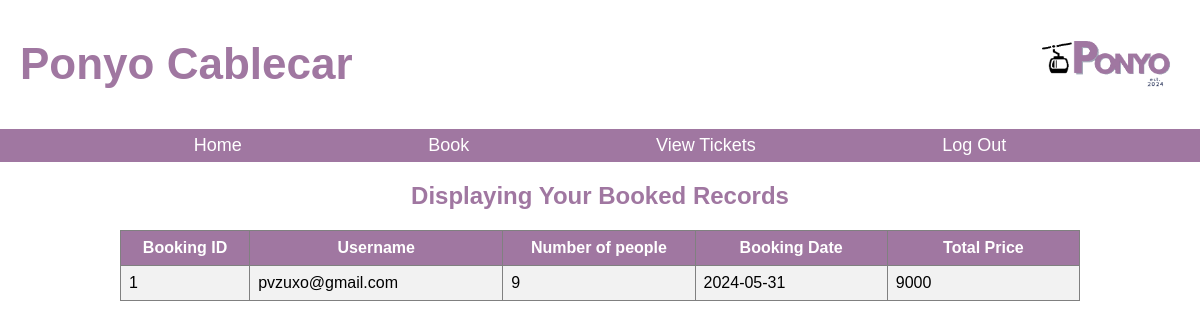
The page /viewtickets.php (signed in) on the database its author committed.
### tables this page shows
CREATE TABLE `ticketpage` (
  `booking_id` int(11) NOT NULL,
  `username` varchar(45) NOT NULL,
  `num_people` int(11) NOT NULL,
  `booking_date` date NOT NULL,
  `total_price` decimal(10,2) NOT NULL
);

### viewtickets.php (the view, shortened to what this page needs)
<?php
include("connection.php");
if(isset($_SESSION['user_name'])) {
    $username = $_SESSION['user_name'];
    $query = "SELECT * FROM TICKETPAGE WHERE username = '$username'";
    $data = mysqli_query($conn, $query);
    $total = mysqli_num_rows($data);
    if ($total != 0) {
        ?>
        <!DOCTYPE html>
        <html>
        <head>
            <link rel="stylesheet" href="styles55.css">
        </head>
        <body>
     <header>
        <h1>Ponyo Cablecar</h1>
        <img src="logoo.png" alt="Cable Car Logo" height="50" width="140">
    </header>
    <nav>
        <a href="homepage.php">Home</a>
        <a href="ticketpage.php">Book</a>
        <a href="viewtickets.php">View Tickets</a>
        <a href="logout.php"> Log Out</a>
    </nav>
            <h2 align="center">Displaying Your Booked Records</h2>
            <center>
                <table border="1" cellspacing="7" width="75%">
                    <tr>
                        <th width="5%">Booking ID</th>
                        <th width="10%">Username</th>
                        <th width="10%">Number of people</th>
                        <th width="10%">Booking Date</th>
                        <th width="10%">Total Price</th>
                    </tr>
                    <?php
                    while ($result = mysqli_fetch_assoc($data)) {
                        $total_price = $result['num_people'] * 1000;
                        echo "<tr>
                                <td>" . $result['booking_id'] . "</td>
                                <td>" . $result['username'] . "</td>
                                <td>" . $result['num_people'] . "</td>
                                <td>" . $result['booking_date'] . "</td>
                                <td>" . $total_price . "</td>
                            </tr>";
                    }
                    ?>
                </table>
            </center>
        <?php
    } else {
        echo "No records found for your account.";
    }
} else {
    echo "Please log in to view your booked records.";
}
?>
</body>
</html>

### styles55.css (style rules this page uses)
body { font-family: Arial, sans-serif; margin: 0; padding: 0; background-color: white; }
table { background: white; }
header { background-color: #fff; color: rgb(160, 119, 161); padding: 10px 20px; display: flex; justify-content: space-between; align-items: center; font-size: 22px; }
nav { background-color: rgb(160, 119, 161); color:#fff; list-style: none; justify-content:space-evenly; display: flex; padding: 6px 7px; font-size: 18px; }
nav a { color:#fff; text-decoration: none; }
h2 { color:rgb(160, 119, 161); background-color: white; }
table { border-collapse: collapse; width: 80%; }
th { background-color: rgb(160, 119, 161); color: white; padding: 8px; }
tr:nth-child(even) { background-color: #f2f2f2; }
td { padding: 8px; }

### rows shown on the page
ticketpage: booking_id "1", username "pvzuxo@gmail.com", num_people "9", booking_date "2024-05-31", num_people "9000"
